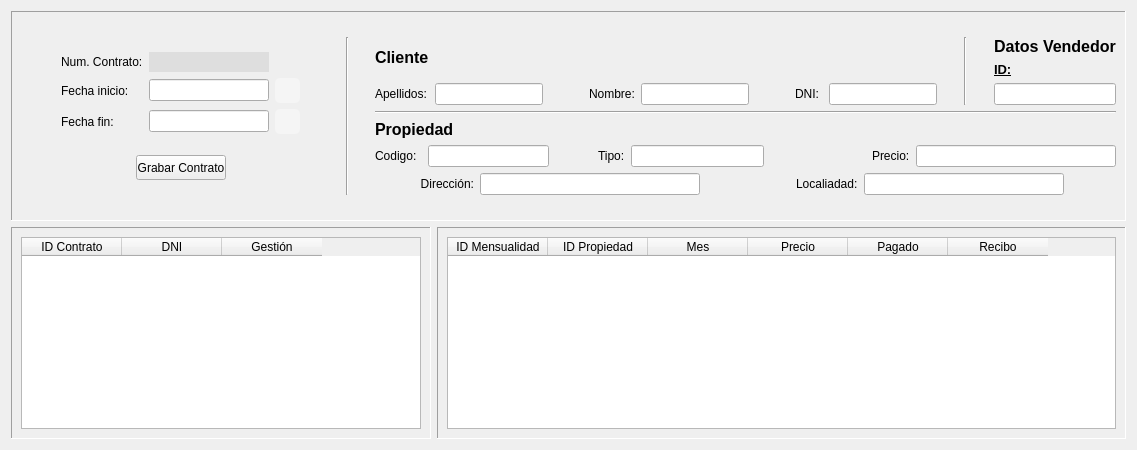
      <widget class="QWidget" name="tab">
       <attribute name="title">
        <string>Alquileres</string>
       </attribute>
       <layout class="QGridLayout" name="gridLayout_24">
        <item row="0" column="0">
         <layout class="QGridLayout" name="gridLayout_23">
          <item row="0" column="0" colspan="2">
           <widget class="QFrame" name="frame_6">
            <property name="sizePolicy">
             <sizepolicy hsizetype="Preferred" vsizetype="Preferred">
              <horstretch>0</horstretch>
              <verstretch>0</verstretch>
             </sizepolicy>
            </property>
            <property name="minimumSize">
             <size>
              <width>800</width>
              <height>210</height>
             </size>
            </property>
            <property name="maximumSize">
             <size>
              <width>16777215</width>
              <height>210</height>
             </size>
            </property>
            <property name="frameShape">
             <enum>QFrame::Panel</enum>
            </property>
            <property name="frameShadow">
             <enum>QFrame::Sunken</enum>
            </property>
            <layout class="QGridLayout" name="gridLayout_22">
             <item row="0" column="3">
              <layout class="QGridLayout" name="gridLayout_21">
               <item row="0" column="3">
                <spacer name="horizontalSpacer_45">
                 <property name="orientation">
                  <enum>Qt::Horizontal</enum>
                 </property>
                 <property name="sizeType">
                  <enum>QSizePolicy::Fixed</enum>
                 </property>
                 <property name="sizeHint" stdset="0">
                  <size>
                   <width>15</width>
                   <height>15</height>
                  </size>
                 </property>
                </spacer>
               </item>
               <item row="0" column="0">
                <layout class="QGridLayout" name="gridLayout_25">
                 <item row="1" column="1">
                  <widget class="QLineEdit" name="txtApelclialqui">
                   <property name="maximumSize">
                    <size>
                     <width>360</width>
                     <height>16777215</height>
                    </size>
                   </property>
                   <property name="readOnly">
                    <bool>true</bool>
                   </property>
                  </widget>
                 </item>
                 <item row="0" column="0">
                  <widget class="QLabel" name="label_35">
                   <property name="font">
                    <font>
                     <pointsize>12</pointsize>
                     <weight>75</weight>
                     <bold>true</bold>
                    </font>
                   </property>
                   <property name="text">
                    <string>Cliente</string>
                   </property>
                  </widget>
                 </item>
                 <item row="1" column="0">
                  <widget class="QLabel" name="label_36">
                   <property name="text">
                    <string>Apellidos:</string>
                   </property>
                  </widget>
                 </item>
                 <item row="1" column="3">
                  <widget class="QLabel" name="label_37">
                   <property name="text">
                    <string>Nombre:</string>
                   </property>
                  </widget>
                 </item>
                 <item row="1" column="4">
                  <widget class="QLineEdit" name="txtNomclialqui">
                   <property name="maximumSize">
                    <size>
                     <width>360</width>
                     <height>16777215</height>
                    </size>
                   </property>
                   <property name="readOnly">
                    <bool>true</bool>
                   </property>
                  </widget>
                 </item>
                 <item row="1" column="6">
                  <widget class="QLabel" name="label_32">
                   <property name="text">
                    <string>DNI: </string>
                   </property>
                  </widget>
                 </item>
                 <item row="1" column="2">
                  <spacer name="horizontalSpacer_43">
                   <property name="orientation">
                    <enum>Qt::Horizontal</enum>
                   </property>
                   <property name="sizeHint" stdset="0">
                    <size>
                     <width>40</width>
                     <height>20</height>
                    </size>
                   </property>
                  </spacer>
                 </item>
                 <item row="1" column="7">
                  <widget class="QLineEdit" name="txtDniclialqui"/>
                 </item>
                 <item row="1" column="5">
                  <spacer name="horizontalSpacer_44">
                   <property name="orientation">
                    <enum>Qt::Horizontal</enum>
                   </property>
                   <property name="sizeHint" stdset="0">
                    <size>
                     <width>40</width>
                     <height>20</height>
                    </size>
                   </property>
                  </spacer>
                 </item>
                </layout>
               </item>
               <item row="0" column="2">
                <widget class="Line" name="line_6">
                 <property name="orientation">
                  <enum>Qt::Vertical</enum>
                 </property>
                </widget>
               </item>
               <item row="1" column="0" colspan="5">
                <widget class="Line" name="line_4">
                 <property name="orientation">
                  <enum>Qt::Horizontal</enum>
                 </property>
                </widget>
               </item>
               <item row="0" column="4">
                <layout class="QVBoxLayout" name="verticalLayout_8">
                 <item>
                  <widget class="QLabel" name="label_44">
                   <property name="font">
                    <font>
                     <pointsize>12</pointsize>
                     <weight>75</weight>
                     <bold>true</bold>
                    </font>
                   </property>
                   <property name="text">
                    <string>Datos Vendedor</string>
                   </property>
                   <property name="alignment">
                    <set>Qt::AlignCenter</set>
                   </property>
                  </widget>
                 </item>
                 <item>
                  <widget class="QLabel" name="label_46">
                   <property name="font">
                    <font>
                     <pointsize>10</pointsize>
                     <weight>75</weight>
                     <italic>false</italic>
                     <bold>true</bold>
                     <underline>true</underline>
                     <strikeout>false</strikeout>
                    </font>
                   </property>
                   <property name="text">
                    <string>ID:</string>
                   </property>
                  </widget>
                 </item>
                 <item>
                  <widget class="QLineEdit" name="txtIDvenalqui">
                   <property name="maximumSize">
                    <size>
                     <width>200</width>
                     <height>16777215</height>
                    </size>
                   </property>
                   <property name="alignment">
                    <set>Qt::AlignLeading|Qt::AlignLeft|Qt::AlignVCenter</set>
                   </property>
                   <property name="readOnly">
                    <bool>true</bool>
                   </property>
                  </widget>
                 </item>
                </layout>
               </item>
               <item row="2" column="0" colspan="5">
                <layout class="QGridLayout" name="gridLayout_26">
                 <item row="2" column="0" colspan="2">
                  <widget class="QLabel" name="label_38">
                   <property name="text">
                    <string>Dirección:</string>
                   </property>
                   <property name="alignment">
                    <set>Qt::AlignRight|Qt::AlignTrailing|Qt::AlignVCenter</set>
                   </property>
                  </widget>
                 </item>
                 <item row="2" column="2" colspan="3">
                  <widget class="QLineEdit" name="txtdirpropalqui">
                   <property name="minimumSize">
                    <size>
                     <width>220</width>
                     <height>0</height>
                    </size>
                   </property>
                   <property name="maximumSize">
                    <size>
                     <width>220</width>
                     <height>16777215</height>
                    </size>
                   </property>
                   <property name="alignment">
                    <set>Qt::AlignLeading|Qt::AlignLeft|Qt::AlignVCenter</set>
                   </property>
                   <property name="readOnly">
                    <bool>true</bool>
                   </property>
                  </widget>
                 </item>
                 <item row="1" column="9">
                  <widget class="QLineEdit" name="txtpreciopropalqui">
                   <property name="minimumSize">
                    <size>
                     <width>150</width>
                     <height>0</height>
                    </size>
                   </property>
                   <property name="maximumSize">
                    <size>
                     <width>200</width>
                     <height>16777215</height>
                    </size>
                   </property>
                   <property name="alignment">
                    <set>Qt::AlignLeading|Qt::AlignLeft|Qt::AlignVCenter</set>
                   </property>
                   <property name="readOnly">
                    <bool>true</bool>
                   </property>
                  </widget>
                 </item>
                 <item row="2" column="6" colspan="2" alignment="Qt::AlignRight">
                  <widget class="QLabel" name="label_39">
                   <property name="text">
                    <string>Localiadad:</string>
                   </property>
                  </widget>
                 </item>
                 <item row="2" column="8" colspan="2">
                  <widget class="QLineEdit" name="txtlocalpropalqui">
                   <property name="minimumSize">
                    <size>
                     <width>200</width>
                     <height>0</height>
                    </size>
                   </property>
                   <property name="maximumSize">
                    <size>
                     <width>200</width>
                     <height>16777215</height>
                    </size>
                   </property>
                   <property name="alignment">
                    <set>Qt::AlignLeading|Qt::AlignLeft|Qt::AlignVCenter</set>
                   </property>
                   <property name="readOnly">
                    <bool>true</bool>
                   </property>
                  </widget>
                 </item>
                 <item row="0" column="0" colspan="2">
                  <widget class="QLabel" name="label_40">
                   <property name="font">
                    <font>
                     <pointsize>12</pointsize>
                     <weight>75</weight>
                     <bold>true</bold>
                    </font>
                   </property>
                   <property name="text">
                    <string>Propiedad</string>
                   </property>
                  </widget>
                 </item>
                 <item row="1" column="0">
                  <widget class="QLabel" name="label_41">
                   <property name="text">
                    <string>Codigo:</string>
                   </property>
                  </widget>
                 </item>
                 <item row="1" column="1" colspan="2">
                  <widget class="QLineEdit" name="txtcodpropalqui">
                   <property name="maximumSize">
                    <size>
                     <width>133</width>
                     <height>16777215</height>
                    </size>
                   </property>
                   <property name="alignment">
                    <set>Qt::AlignLeading|Qt::AlignLeft|Qt::AlignVCenter</set>
                   </property>
                   <property name="readOnly">
                    <bool>true</bool>
                   </property>
                  </widget>
                 </item>
                 <item row="1" column="3" alignment="Qt::AlignRight">
                  <widget class="QLabel" name="label_42">
                   <property name="text">
                    <string>Tipo:</string>
                   </property>
                  </widget>
                 </item>
                 <item row="1" column="4" colspan="3">
                  <widget class="QLineEdit" name="txtTipopropalqui">
                   <property name="maximumSize">
                    <size>
                     <width>133</width>
                     <height>16777215</height>
                    </size>
                   </property>
                   <property name="alignment">
                    <set>Qt::AlignLeading|Qt::AlignLeft|Qt::AlignVCenter</set>
                   </property>
                   <property name="readOnly">
                    <bool>true</bool>
                   </property>
                  </widget>
                 </item>
                 <item row="1" column="7" colspan="2" alignment="Qt::AlignRight">
                  <widget class="QLabel" name="label_43">
                   <property name="text">
                    <string>Precio:</string>
                   </property>
                  </widget>
                 </item>
                 <item row="2" column="5">
                  <spacer name="horizontalSpacer_40">
                   <property name="orientation">
                    <enum>Qt::Horizontal</enum>
                   </property>
                   <property name="sizeType">
                    <enum>QSizePolicy::Fixed</enum>
                   </property>
                   <property name="sizeHint" stdset="0">
                    <size>
                     <width>20</width>
                     <height>20</height>
                    </size>
                   </property>
                  </spacer>
                 </item>
                </layout>
               </item>
               <item row="0" column="1">
                <spacer name="horizontalSpacer_47">
                 <property name="orientation">
                  <enum>Qt::Horizontal</enum>
                 </property>
                 <property name="sizeType">
                  <enum>QSizePolicy::Fixed</enum>
                 </property>
                 <property name="sizeHint" stdset="0">
                  <size>
                   <width>15</width>
                   <height>15</height>
                  </size>
                 </property>
                </spacer>
               </item>
              </layout>
             </item>
             <item row="0" column="0">
              <layout class="QVBoxLayout" name="verticalLayout_10">
               <item>
                <layout class="QGridLayout" name="gridLayout_20">
                 <item row="0" column="0" rowspan="3">
                  <spacer name="horizontalSpacer_48">
                   <property name="orientation">
                    <enum>Qt::Horizontal</enum>
                   </property>
                   <property name="sizeHint" stdset="0">
                    <size>
                     <width>40</width>
                     <height>20</height>
                    </size>
                   </property>
                  </spacer>
                 </item>
                 <item row="1" column="2">
                  <widget class="QLineEdit" name="txtIniciocontrato">
                   <property name="minimumSize">
                    <size>
                     <width>120</width>
                     <height>0</height>
                    </size>
                   </property>
                   <property name="maximumSize">
                    <size>
                     <width>120</width>
                     <height>16777215</height>
                    </size>
                   </property>
                   <property name="alignment">
                    <set>Qt::AlignCenter</set>
                   </property>
                   <property name="readOnly">
                    <bool>true</bool>
                   </property>
                  </widget>
                 </item>
                 <item row="2" column="3">
                  <widget class="QPushButton" name="btnFincontrato">
                   <property name="minimumSize">
                    <size>
                     <width>25</width>
                     <height>25</height>
                    </size>
                   </property>
                   <property name="maximumSize">
                    <size>
                     <width>25</width>
                     <height>25</height>
                    </size>
                   </property>
                   <property name="styleSheet">
                    <string notr="true">QPushButton {
    background-color: whitesmoke;
    color: white;
    border-radius: 5px;
}

QPushButton:pressed {
    background-color:#0ea2ae;
    transform: scale(0.95);
}
</string>
                   </property>
                   <property name="text">
                    <string/>
                   </property>
                   <property name="icon">
                    <iconset>
                     <normaloff>../img/calendario.ico</normaloff>../img/calendario.ico</iconset>
                   </property>
                   <property name="iconSize">
                    <size>
                     <width>25</width>
                     <height>25</height>
                    </size>
                   </property>
                  </widget>
                 </item>
                 <item row="0" column="2">
                  <widget class="QLabel" name="lblNumcontrato">
                   <property name="minimumSize">
                    <size>
                     <width>120</width>
                     <height>20</height>
                    </size>
                   </property>
                   <property name="maximumSize">
                    <size>
                     <width>120</width>
                     <height>20</height>
                    </size>
                   </property>
                   <property name="styleSheet">
                    <string notr="true">background-color:rgb(222,222,222)</string>
                   </property>
                   <property name="text">
                    <string/>
                   </property>
                   <property name="alignment">
                    <set>Qt::AlignCenter</set>
                   </property>
                  </widget>
                 </item>
                 <item row="1" column="1">
                  <widget class="QLabel" name="label_34">
                   <property name="text">
                    <string>Fecha inicio:</string>
                   </property>
                  </widget>
                 </item>
                 <item row="0" column="1">
                  <widget class="QLabel" name="label_33">
                   <property name="text">
                    <string>Num. Contrato:</string>
                   </property>
                  </widget>
                 </item>
                 <item row="2" column="1">
                  <widget class="QLabel" name="label_45">
                   <property name="text">
                    <string>Fecha fin:</string>
                   </property>
                  </widget>
                 </item>
                 <item row="1" column="3">
                  <widget class="QPushButton" name="btnIniciocontrato">
                   <property name="minimumSize">
                    <size>
                     <width>25</width>
                     <height>25</height>
                    </size>
                   </property>
                   <property name="maximumSize">
                    <size>
                     <width>25</width>
                     <height>25</height>
                    </size>
                   </property>
                   <property name="styleSheet">
                    <string notr="true">QPushButton {
    background-color: whitesmoke;
    color: white;
    border-radius: 5px;
}

QPushButton:pressed {
    background-color:#0ea2ae;
    transform: scale(0.95);
}
</string>
                   </property>
                   <property name="text">
                    <string/>
                   </property>
                   <property name="icon">
                    <iconset>
                     <normaloff>../img/calendario.ico</normaloff>../img/calendario.ico</iconset>
                   </property>
                   <property name="iconSize">
                    <size>
                     <width>25</width>
                     <height>25</height>
                    </size>
                   </property>
                  </widget>
                 </item>
                 <item row="2" column="2">
                  <widget class="QLineEdit" name="txtFincontrato">
                   <property name="minimumSize">
                    <size>
                     <width>120</width>
                     <height>0</height>
                    </size>
                   </property>
                   <property name="maximumSize">
                    <size>
                     <width>120</width>
                     <height>16777215</height>
                    </size>
                   </property>
                   <property name="alignment">
                    <set>Qt::AlignCenter</set>
                   </property>
                   <property name="readOnly">
                    <bool>true</bool>
                   </property>
                  </widget>
                 </item>
                 <item row="0" column="4" rowspan="3">
                  <spacer name="horizontalSpacer_49">
                   <property name="orientation">
                    <enum>Qt::Horizontal</enum>
                   </property>
                   <property name="sizeHint" stdset="0">
                    <size>
                     <width>40</width>
                     <height>20</height>
                    </size>
                   </property>
                  </spacer>
                 </item>
                </layout>
               </item>
               <item>
                <layout class="QHBoxLayout" name="horizontalLayout_13">
                 <item>
                  <spacer name="horizontalSpacer_41">
                   <property name="orientation">
                    <enum>Qt::Horizontal</enum>
                   </property>
                   <property name="sizeHint" stdset="0">
                    <size>
                     <width>40</width>
                     <height>20</height>
                    </size>
                   </property>
                  </spacer>
                 </item>
                 <item>
                  <widget class="QPushButton" name="btnGrabContrato">
                   <property name="minimumSize">
                    <size>
                     <width>90</width>
                     <height>25</height>
                    </size>
                   </property>
                   <property name="maximumSize">
                    <size>
                     <width>90</width>
                     <height>25</height>
                    </size>
                   </property>
                   <property name="text">
                    <string>Grabar Contrato</string>
                   </property>
                  </widget>
                 </item>
                 <item>
                  <spacer name="horizontalSpacer_42">
                   <property name="orientation">
                    <enum>Qt::Horizontal</enum>
                   </property>
                   <property name="sizeHint" stdset="0">
                    <size>
                     <width>40</width>
                     <height>20</height>
                    </size>
                   </property>
                  </spacer>
                 </item>
                </layout>
               </item>
              </layout>
             </item>
             <item row="0" column="2">
              <spacer name="horizontalSpacer_46">
               <property name="orientation">
                <enum>Qt::Horizontal</enum>
               </property>
               <property name="sizeType">
                <enum>QSizePolicy::Fixed</enum>
               </property>
               <property name="sizeHint" stdset="0">
                <size>
                 <width>20</width>
                 <height>20</height>
                </size>
               </property>
              </spacer>
             </item>
             <item row="0" column="1">
              <widget class="Line" name="line_5">
               <property name="orientation">
                <enum>Qt::Vertical</enum>
               </property>
              </widget>
             </item>
            </layout>
           </widget>
          </item>
          <item row="1" column="0">
           <widget class="QFrame" name="frame_7">
            <property name="sizePolicy">
             <sizepolicy hsizetype="Preferred" vsizetype="Preferred">
              <horstretch>0</horstretch>
              <verstretch>0</verstretch>
             </sizepolicy>
            </property>
            <property name="minimumSize">
             <size>
              <width>420</width>
              <height>0</height>
             </size>
            </property>
            <property name="maximumSize">
             <size>
              <width>400</width>
              <height>16777215</height>
             </size>
            </property>
            <property name="frameShape">
             <enum>QFrame::Panel</enum>
            </property>
            <property name="frameShadow">
             <enum>QFrame::Sunken</enum>
            </property>
            <layout class="QGridLayout" name="gridLayout_27">
             <item row="0" column="0">
              <widget class="QTableWidget" name="tablaContrato">
               <property name="verticalScrollBarPolicy">
                <enum>Qt::ScrollBarAlwaysOff</enum>
               </property>
               <property name="horizontalScrollBarPolicy">
                <enum>Qt::ScrollBarAlwaysOff</enum>
               </property>
               <property name="editTriggers">
                <set>QAbstractItemView::NoEditTriggers</set>
               </property>
               <property name="alternatingRowColors">
                <bool>true</bool>
               </property>
               <property name="selectionMode">
                <enum>QAbstractItemView::SingleSelection</enum>
               </property>
               <property name="selectionBehavior">
                <enum>QAbstractItemView::SelectRows</enum>
               </property>
               <attribute name="horizontalHeaderVisible">
                <bool>true</bool>
               </attribute>
               <attribute name="verticalHeaderVisible">
                <bool>false</bool>
               </attribute>
               <column>
                <property name="text">
                 <string>ID Contrato</string>
                </property>
               </column>
               <column>
                <property name="text">
                 <string>DNI</string>
                </property>
               </column>
               <column>
                <property name="text">
                 <string>Gestión</string>
                </property>
               </column>
              </widget>
             </item>
            </layout>
           </widget>
          </item>
          <item row="1" column="1">
           <widget class="QFrame" name="frame_8">
            <property name="sizePolicy">
             <sizepolicy hsizetype="Preferred" vsizetype="Preferred">
              <horstretch>0</horstretch>
              <verstretch>0</verstretch>
             </sizepolicy>
            </property>
            <property name="frameShape">
             <enum>QFrame::Panel</enum>
            </property>
            <property name="frameShadow">
             <enum>QFrame::Sunken</enum>
            </property>
            <layout class="QVBoxLayout" name="verticalLayout_9">
             <item>
              <widget class="QTableWidget" name="tabAlquiler">
               <property name="verticalScrollBarPolicy">
                <enum>Qt::ScrollBarAlwaysOff</enum>
               </property>
               <property name="horizontalScrollBarPolicy">
                <enum>Qt::ScrollBarAlwaysOff</enum>
               </property>
               <property name="editTriggers">
                <set>QAbstractItemView::NoEditTriggers</set>
               </property>
               <property name="alternatingRowColors">
                <bool>true</bool>
               </property>
               <property name="selectionMode">
                <enum>QAbstractItemView::SingleSelection</enum>
               </property>
               <property name="selectionBehavior">
                <enum>QAbstractItemView::SelectRows</enum>
               </property>
               <attribute name="verticalHeaderVisible">
                <bool>false</bool>
               </attribute>
               <column>
                <property name="text">
                 <string>ID Mensualidad</string>
                </property>
               </column>
               <column>
                <property name="text">
                 <string>ID Propiedad</string>
                </property>
               </column>
               <column>
                <property name="text">
                 <string>Mes</string>
                </property>
               </column>
               <column>
                <property name="text">
                 <string>Precio</string>
                </property>
               </column>
               <column>
                <property name="text">
                 <string>Pagado</string>
                </property>
               </column>
               <column>
                <property name="text">
                 <string>Recibo</string>
                </property>
               </column>
              </widget>
             </item>
            </layout>
           </widget>
          </item>
         </layout>
        </item>
       </layout>
      </widget>
